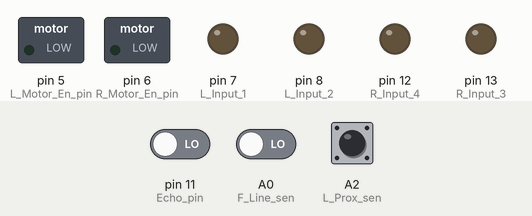
This sketch was run on a simulated Arduino Uno, built with avr-gcc and run on an emulated ATmega328P. On the bench: switched loads named in the sketch (green lamp = pin HIGH), output pins drawn as LEDs (lit = HIGH). Dashed ring = blinking. Inputs (shaded band) come from the test bench; at power-on: A0 (F_Line_sen) LOW, pin 11 (Echo_pin) LOW, A2 (L_Prox_sen) HIGH.

Above: at 1.2 s.
1.3 s: A0 (F_Line_sen) driven HIGH
At 2.4 s:
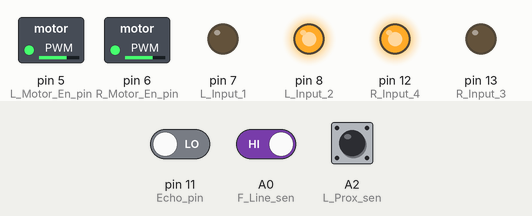
5.5 s: A0 (F_Line_sen) driven LOW
At 6.6 s:
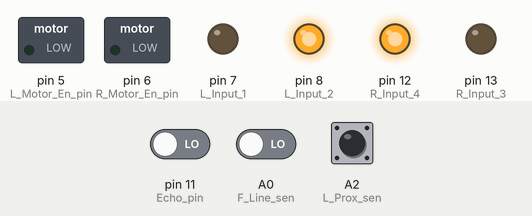
Timing chart, 0 to 8.5 s (numbered marks = the images above; inputs shaded):
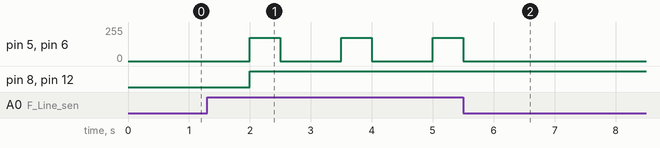

Measured:
- after the input at 1.3 s, pin 5 (L_Motor_En_pin), pin 6 (R_Motor_En_pin): alternates 175/255 for 0.50 s and 0/255 for 1.0 s, starting after 0.70 s; pin 8 (L_Input_2), pin 12 (R_Input_4): LOW → HIGH after 0.70 s
- after the input at 5.5 s, pin 5 (L_Motor_En_pin), pin 6 (R_Motor_En_pin): goes on until 5.5 s, then stays 0/255

The sketch:

Program.ino
```cpp
//  Proximity Sensors
#define L_Prox_sen A2
#define R_Prox_sen A1

//  Line Tracing Sensors
#define F_Line_sen A0

//  Ultrasonic Distance Sensor
#define Trig_pin 10
#define Echo_pin 11

// Left Motor A
#define L_Motor_En_pin 5
  //  Motor Rotation Controls
#define L_Input_1 7
#define L_Input_2 8

// Right Motor B
#define R_Motor_En_pin 6
  //  Motor Rotation Controls
#define R_Input_3 13
#define R_Input_4 12

long duration;
int distance;


void setup() {
//  Proximity Sensors
  pinMode(A2,INPUT); //Left Prox IR sen.
  pinMode(A1,INPUT); //Right Prox IR sen.

//  Line Tracing Sensors
  pinMode(A0,INPUT); //Front Line Tracing sen.

//  Ultrasonic Distance Sensor
  pinMode(10,INPUT); //Trigger pin
  pinMode(11,INPUT); //Echo pin

//  Motor Controls
  pinMode(5,OUTPUT); //Enable pin of Left Motor A
  // Left Motor A Rotation Direction Controls
  pinMode(7,OUTPUT); //Input 1
  pinMode(8,OUTPUT); //Input 2

  pinMode(6,OUTPUT); //Enable pin of Right Motor B
  // Right Motor B Rotation Direction Controls
  pinMode(13,OUTPUT); //Input 3
  pinMode(12,OUTPUT); //Input 4

}

void loop() {

  digitalWrite(Trig_pin, LOW);
  delayMicroseconds(2);
  digitalWrite(Trig_pin, HIGH);
  delayMicroseconds(10);
  digitalWrite(Trig_pin, LOW);
  duration = pulseIn(Echo_pin, HIGH);

  distance = duration * 0.034 / 2;

  if (digitalRead(L_Prox_sen) == 0 && digitalRead(R_Prox_sen) == 0 && distance <= 60) {
    digitalWrite(L_Input_1, HIGH);
    digitalWrite(L_Input_2, LOW);
    digitalWrite(R_Input_3, HIGH);
    digitalWrite(R_Input_4, LOW);
    digitalWrite(L_Motor_En_pin, HIGH);
    digitalWrite(R_Motor_En_pin, HIGH);
  }

  else if (digitalRead(F_Line_sen) == 1) {
      digitalWrite(L_Input_1, LOW);
      digitalWrite(L_Input_2, HIGH);
      digitalWrite(R_Input_3, LOW);
      digitalWrite(R_Input_4, HIGH);
      analogWrite(L_Motor_En_pin, 175);
      analogWrite(R_Motor_En_pin, 175);
      delay(500);
      analogWrite(L_Motor_En_pin, LOW);
      analogWrite(R_Motor_En_pin, LOW);
  }

  // else if (digitalRead(L_Prox_sen) != 0 && digitalRead(R_Prox_sen) != 0 && distance > 60) {
  //   digitalWrite(L_Input_1, LOW);
  //   digitalWrite(L_Input_2, HIGH);
  //   digitalWrite(R_Input_3, LOW);
  //   digitalWrite(R_Input_4, HIGH);
  //   analogWrite(L_Motor_En_pin, HIGH);
  //   analogWrite(R_Motor_En_pin, HIGH);
  // }


}
```
